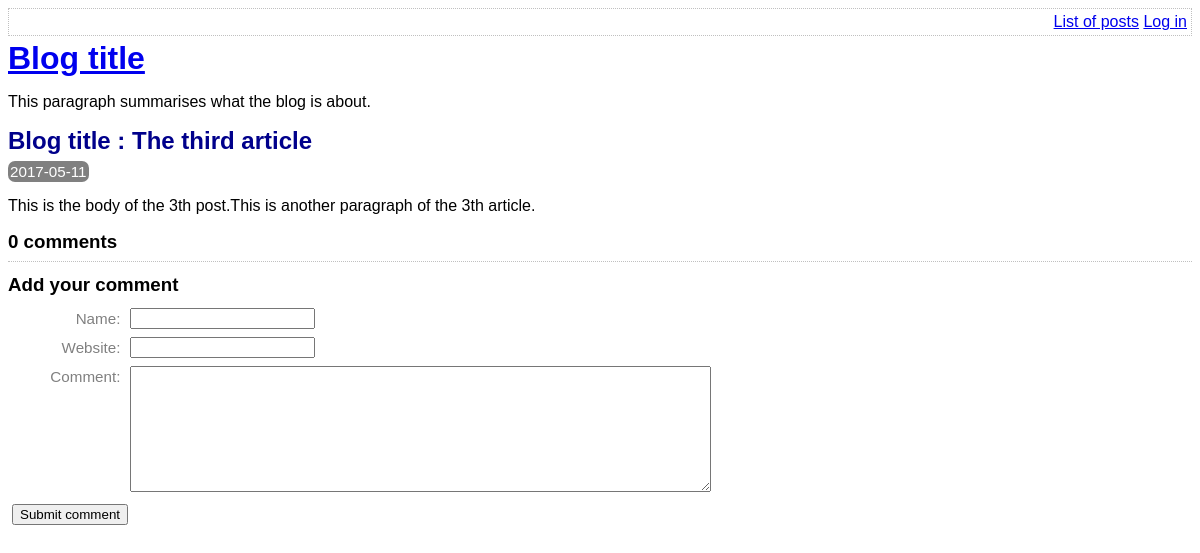
The page /view-post.php?id=3 on the database its author committed.
### tables this page shows
CREATE TABLE post (
    id int AUTO_INCREMENT,
    title varchar(255) NOT NULL,
    body varchar(255),
    user_id int NOT NULL,
    created_at date,
    updated_at date,
    PRIMARY KEY(id),
    FOREIGN KEY (user_id) REFERENCES user (id)
);

### lib/view-post.php (called while the page is built, shortened)
<?php
require_once "common.php";
function getPostRow(mysqli $conn, $id)
{
    $stmt = $conn->prepare(
        'SELECT
            title, created_at, body
        FROM
            post
        WHERE
            id = ?'
    );
    $stmt->bind_param("i", $id);
    $result = $stmt->execute();
    return $stmt->get_result()->fetch_assoc();
}

### view-post.php (the view, shortened to what this page needs)
<?php
require_once "lib/common.php";
require_once "lib/view-post.php";
$msgs = [];
if (!$conn) {
    $conn = getConnectionInst();
}
if (isset($_GET["id"])) {
    $id = $_GET["id"];
} else {
    $id = 0;
}
if ($conn->connect_error) {
    array_push($msgs, $conn->connect_error);
} else {
    $result = getPostRow($conn, $id);
}
?>
<!DOCTYPE html>
<html>
<head>
    <?php require 'templates/head.php' ?>
</head>
<body>
    <?php require "templates/title.php"; ?>
    <div class="post">
        <h2>Blog title : <?php echo htmlEscape($result['title']) ?></h2>
        <p class="date"><?php echo htmlEscape($result['created_at']) ?></p>
        <p><?php echo convertNewlinesToParagraphs($result['body']) ?></p>
    </div>
    <?php require "templates/list-comments.php" ?>
    <?php require "templates/comment-form.php" ?>
</body>
</html>

### lib/common.php (shortened to what this page needs)
<?php
function htmlEscape($html)
{
    return htmlspecialchars($html, ENT_HTML5, 'UTF-8');
}
function convertNewlinesToParagraphs($text)
{
    $escaped = htmlEscape($text);
    return '<p>' . str_replace("\n", "</p><p>", $escaped) . '</p>';
}

### assets/main.css (style rules this page uses)
h1, h2, h3 { margin-top: 0; margin-bottom: 8px; }
body { font-family: sans-serif; }
.post-synopsis h2, .post h2 { color: darkblue; }
.post .date, .post-synopsis .meta { color: white; background-color: grey; border-radius: 7px; padding: 2px; display: inline; font-size: 0.95em; }

### rows shown on the page
post: title "The third article", created_at "2017-05-11", body "This is the body of the 3th post.This is another paragraph of the 3th article."

### other values the page prints
count(getPostComments($conn, $id)) "0"
